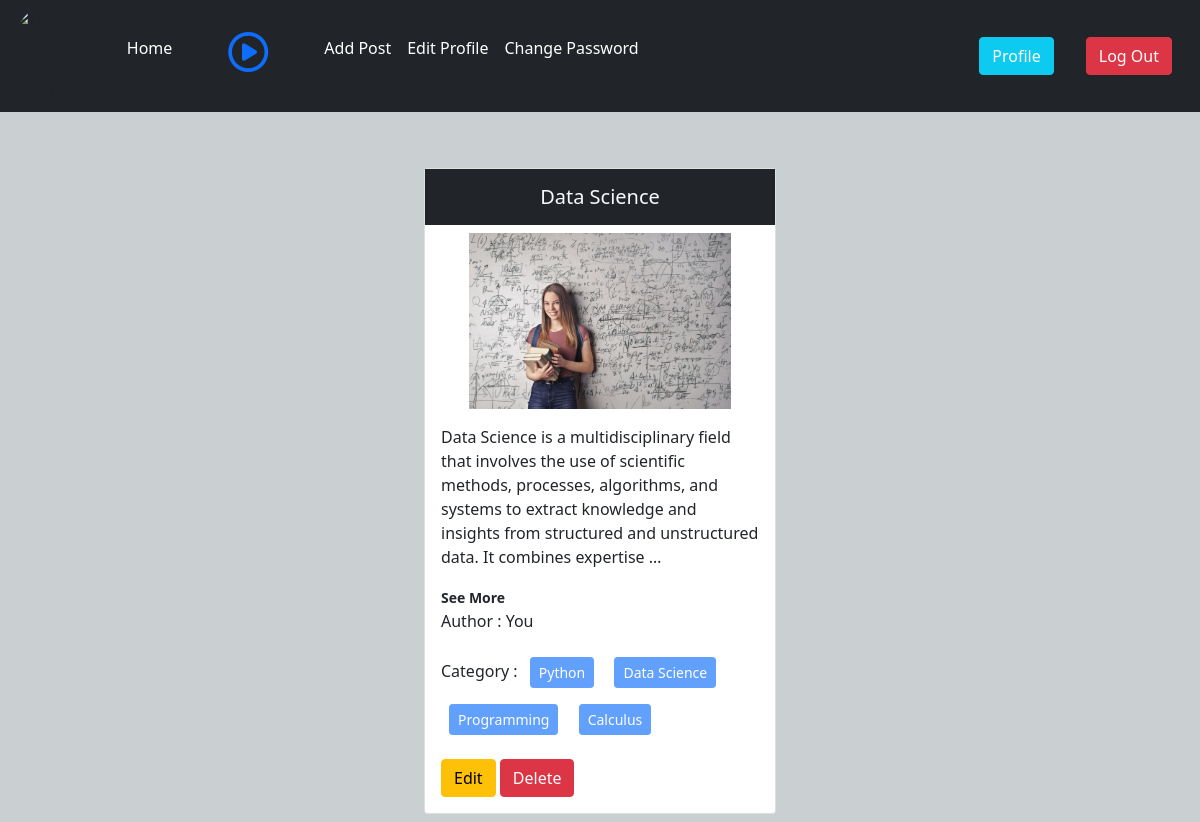
Screenshot of /author/profile/ (signed in) with the database file from the repository.
### post/models.py (models this page shows, shortened)
class Post(models.Model):
    title = models.CharField(max_length = 50)
    content = models.TextField()
    category = models.ManyToManyField(Category)
    author = models.ForeignKey(User, on_delete = models.CASCADE)
    image = models.ImageField(upload_to='post/media/uploads/',blank= True, null = True)

### categories/models.py (models this page shows, shortened)
class Category(models.Model):
    name = models.CharField(max_length = 70)
    slug = models.SlugField(max_length = 1000, null = True, blank = True, unique = True)

### author/views.py (the view)
# urls.py: path("profile/", views.Profile, name = 'profile'),
def Profile(request):
    if request.user.is_authenticated:
        data = Post.objects.filter(author = request.user)
        return render(request, 'profile.html', {"data": data})
    else:
        return redirect("login")

### author/templates/profile.html (shortened to what this page needs)
{% extends "base.html" %}
{% block menubar %}
  <li class="nav-item">
    <a class="nav-link text-white" href="{% url 'editProfile' %}">Edit Profile</a>
  </li>
  <li class="nav-item">
    <a class="nav-link text-white" href="{% url 'changePassword' %}">Change Password</a>
  </li>
{% endblock menubar %}
{% block content %}
<div class="d-flex flex-wrap justify-content-center px-5 pt-5">
  {% for post in data %}
  <div class="col-4">
    <div class="card m-2">
      <h5 class="card-title text-center text-light p-3 bg-dark">{{post.title}}</h5>
      {% if post.image %}
      <img src="{{post.image.url}}" class = 'w-75 m-auto' alt="">
      {% endif %}
      <div class="card-body">
        <p class="card-text">{{post.content | truncatewords:30}}</p>
        <small><a class = 'text-decoration-none text-dark' href="{% url 'post_details' post.id %}"><b>See More</b></a></small>
        <p>Author : You</p>
        <p>
          Category : {% for cat in post.category.all %}
          <button class="btn btn-primary btn-sm m-2" disabled >{{cat.name}} </button>
          {% endfor %}
        </p>
        <a href="{% url 'edit_post' post.id %}" class="btn btn-warning">Edit</a>
        <a href="{% url 'delete_post' post.id %}" class="btn btn-danger">Delete</a>
      </div>
    </div>
  </div>
  {% endfor %}
</div>
{% endblock content %}

### rows the page displays
Post: title "Data Science", image (picture), content "Data Science is a multidisciplinary field that involves the use of scientific methods, processes, algorithms, and systems to extract knowledge and insights from structured and unstructured data. It combines expertise …"
Category: name "Python"
Category: name "Data Science"
Category: name "Programming"
Category: name "Calculus"
